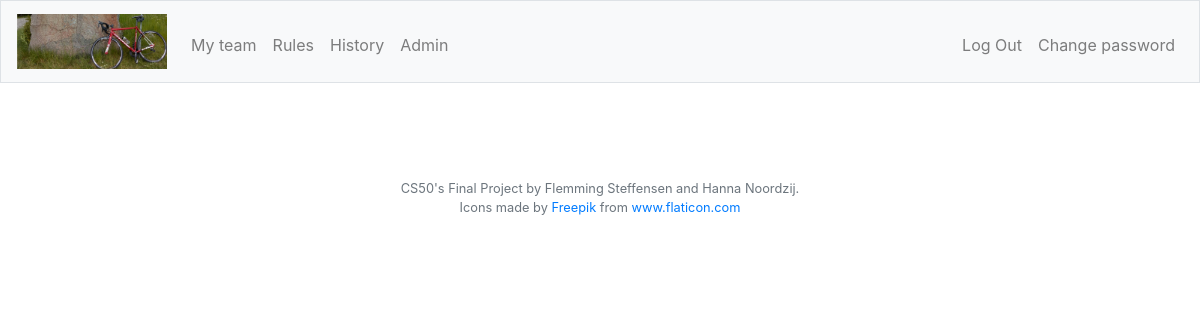
The page /uploadRiders?activecomp=22 (signed in) on the database as committed earlier.
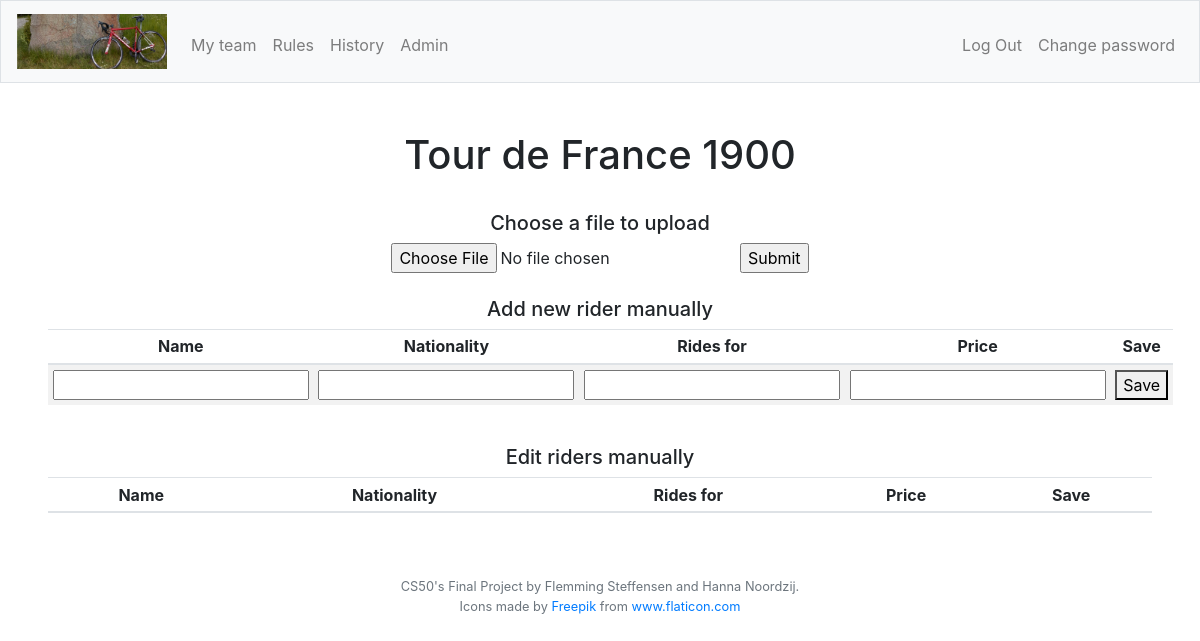
The same page on the database as committed later.
### tables this page shows
CREATE TABLE "competitions" (
	"id"	INTEGER NOT NULL UNIQUE,
	"racetype_id"	INTEGER NOT NULL,
	"year"	TEXT NOT NULL,
	"startdate"	TEXT NOT NULL,
	"reg_active"	INTEGER NOT NULL,
	"reg_stop"	TEXT NOT NULL,
	"racedays"	INTEGER NOT NULL,
	"total_price"	INTEGER NOT NULL DEFAULT 0,
	"min_outsider"	INTEGER NOT NULL DEFAULT 0,
	PRIMARY KEY("id" AUTOINCREMENT),
	FOREIGN KEY("racetype_id") REFERENCES "racetypes"("id")
);

### app.py (the view, shortened to what this page needs)
@app.route("/uploadRiders", methods=["GET", "POST"])
@login_required
def uploadRiders():
    if request.method == "GET":
        role = getRole()
        compid = request.args.get('activecomp', None)
        comps = db.execute("SELECT id, racetype_id, year, startdate, reg_stop, racedays, reg_active FROM competitions WHERE id = :compid", compid=compid)
        riders = db.execute("SELECT id, rider, nationality, rides_for, price FROM riders WHERE comp_id = :compid", compid=compid)
        return render_template("uploadRiders.html", comps=comps, role=role, riders=riders)

### app.py (called while the page is built)
@app.after_request
def after_request(response):
    response.headers["Cache-Control"] = "no-cache, no-store, must-revalidate"
    response.headers["Expires"] = 0
    response.headers["Pragma"] = "no-cache"
    return response

### helpers.py (called while the page is built)
def login_required(f):
    @wraps(f)
    def decorated_function(*args, **kwargs):
        if session.get("user_id") is None:
            return redirect("/login")
        return f(*args, **kwargs)
    return decorated_function

def getRole():
    role = db.execute("SELECT role FROM users WHERE id = :userid", userid=session["user_id"])
    role2 = role[0]["role"]
    return role2

### templates/uploadRiders.html (shortened to what this page needs)
{% extends "layout.html" %}
{% block adminNav %}
    {% if role == 2 %}
        <li class="nav-item"><a class="nav-link" href="/admin">Admin</a></li>
    {% endif %}
{% endblock %}
{% block main %}
    {% for comp in comps %}
        <div>
            {% if comp.racetype_id == 1 %}
                <h1 class="">Tour de France {{comp.year}}</h1>
            {% elif comp.racetype_id == 2 %}
                <h1 class="">Giro d'Italia {{comp.year}}</h1>
            {% elif comp.racetype_id == 3 %}
                <h1 class="">Vuelta a España {{comp.year}}</h1>
            {% else %}
                <h1 class="">Unknown competition</h1>
            {% endif %}
        </div>
        <br>
        <h5>Choose a file to upload</h5>
        <form id="upload" action="/uploadRiders" method="POST" enctype="multipart/form-data">
            <input type=file name=file>
            <input type=submit>
        </form>
        <br>
        <h5>Add new rider manually</h5>
        <form id="newrider" action="/newRider" method="POST">
            <table class="table table-striped table-sm">
                <thead>
                    <tr>
                        <th>Name</th>
                        <th>Nationality</th>
                        <th>Rides for</th>
                        <th>Price</th>
                        <th>Save</th>
                    </tr>
                </thead>
                <tbody>
                    <tr>
                        <td class=""><input type="text" value="" name="rider"></td>
                        <td class=""><input type="text" value="" name="nationality"></td>
                        <td class=""><input type="text" value="" name="rides_for"></td>
                        <td class=""><input type="number" value="" name="price"></td>
                        <td><button type="submit" formaction="/newRider">Save</button></td>
                    </tr>
                </tbody>
            </table>
        </form>
        <br>
        <h5>Edit riders manually</h5>
        <table class="table table-striped table-sm">
            <thead>
                <tr>
                    <th>Name</th>
                    <th>Nationality</th>
                    <th>Rides for</th>
                    <th>Price</th>
                    <th>Save</th>
                </tr>
            </thead>
        </table>
    {% endfor %}
{% endblock %}

### templates/layout.html (shortened to what this page needs)
<!DOCTYPE html>
<html lang="en">
    <head>
        <link href="https://maxcdn.bootstrapcdn.com/bootstrap/4.1.3/css/bootstrap.min.css" rel="stylesheet">
        <link href="/static/styles.css" rel="stylesheet">
        <link rel="stylesheet" href="https://cdnjs.cloudflare.com/ajax/libs/Chart.js/2.9.3/Chart.css" />
        <link rel="stylesheet" href="https://cdnjs.cloudflare.com/ajax/libs/Chart.js/2.9.3/Chart.min.css" />
    </head>
    <body>
        <nav class="navbar navbar-expand-md navbar-light bg-light border">
            <a class="navbar-brand" href="/">
                <img src="/static/bicycle.jpeg" width="150px" alt="Bicycle">
            </a>
            <div class="collapse navbar-collapse" id="navbar">
                {% if session.user_id %}
                    <ul class="navbar-nav mr-auto mt-2">
                        <li class="nav-item"><a class="nav-link" href="/myteam">My team</a></li>
                        <li class="nav-item"><a class="nav-link" href="/rules">Rules</a></li>
                        <li class="nav-item"><a class="nav-link" href="/history">History</a></li>
                        {% block adminNav %}
                        {% endblock %}
                    </ul>
                    <ul class="navbar-nav ml-auto mt-2">
                        <li class="nav-item"><a class="nav-link" href="/logout">Log Out</a></li>
                        <li class="nav-item"><a class="nav-link" href="/chngpw">Change password</a></li>
                    </ul>
                {% else %}
                    <ul class="navbar-nav ml-auto mt-2">
                        <li class="nav-item"><a class="nav-link" href="/register">Register</a></li>
                        <li class="nav-item"><a class="nav-link" href="/login">Log In</a></li>
                    </ul>
                {% endif %}
            </div>
        </nav>
        <main class="container-fluid p-5">
            {% block main %}{% endblock %}
        </main>
        <footer class="small text-center text-muted">
            CS50's Final Project by Flemming Steffensen and Hanna Noordzij.
            <br>
            Icons made by <a href="https://www.flaticon.com/authors/freepik" title="Freepik">Freepik</a> from <a href="https://www.flaticon.com/" title="Flaticon"> www.flaticon.com</a>
        </footer>
    </body>
</html>

### static/styles.css (style rules this page uses)
nav .navbar-brand { font-size: xx-large; }
main { overflow-x: auto; text-align: center; }
td { position: relative; }
input[type="number"] { -moz-appearance: textfield; }

Rows that differ between the two databases and show on the page:
added competitions: year "1900"
